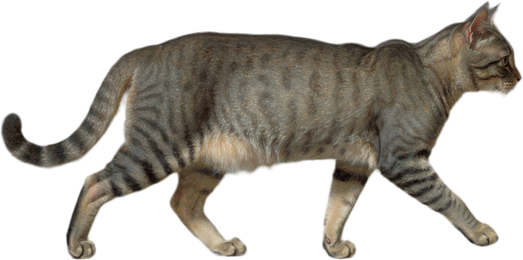
#> input picture art-src/cat_walk.png, 523 x 260 px
$ python -i build_catsheet.py   (imports and definitions only)
#> lines starting #> are read from the running program, lines starting #| are printed output that depends on the picture; after the words box and inside, x2 and y2 are one past the last pixel; in counts of white or black regions, pixels touching at a corner belong together
#!/usr/bin/env python3
"""Builds art-src/cat_walk_sheet.png from tools/src/catwalk.mp4.

The cat that crosses the planks in the bog used to be one still image slid
across the screen. This turns the image-to-video take it was made from into a
real twelve-frame walk cycle.

Four things here are not obvious and all four are the difference between a
sprite sheet and a twitching mess:

1.  KEYING. A flood fill from the border leaves the white pockets between the
    cat's legs behind, because they are enclosed. Those are found separately as
    tight-white regions that do not touch the border.
2.  EDGES. The flood fill classifies the source's own anti-aliased edge pixels
    as cat, and their colour is a blend of fur and white paper. Left opaque they
    draw a pale outline round the animal, which over a bog this dark is the
    first thing you see. So the blend is solved instead: observed = a*fur +
    (1-a)*white, with fur taken from the nearest fully-interior pixel.
3.  REGISTRATION. Every frame must share one canvas, one ground line and one
    horizontal centre, or the cat shivers. The footage also drifts right at
    2.4 px a frame; that trend is removed, because a drift that resets at the
    loop boundary is a visible shunt backwards. The residual sway is real
    animation and is kept.
4.  THE CYCLE. Twelve frames is one whole stride, chosen by scoring the loop
    seam: frame 15 to frame 26 is the run whose ends match most closely.

Run from anywhere:  python3 tools/build_catsheet.py
Needs ffmpeg, numpy, scipy and Pillow.
"""
from __future__ import annotations

import subprocess
import sys
import tempfile
from pathlib import Path

import numpy as np
from PIL import Image
from scipy import ndimage as nd

ROOT = Path(__file__).resolve().parent.parent
SOURCE = ROOT / 'tools' / 'src' / 'catwalk.mp4'
REFERENCE = ROOT / 'art-src' / 'cat_walk.png'
OUT = ROOT / 'art-src' / 'cat_walk_sheet.png'  # then: python tools/build_webp.py

SAMPLE_FPS = 8          # the take is 24 fps; every third frame is plenty
FRAMES = range(15, 27)  # one stride, ends matched -- see note 4
COLS, ROWS = 4, 3
FRAME_H = 150           # the cat is drawn 120 px tall in the bog
KEY_TOL = 34


# [6 lines left out: function extract, not called in this run]


def background(rgb: np.ndarray) -> np.ndarray:
    """Every white pixel the flood fill can reach from the border."""
    a = rgb.astype(np.int16)
    near = np.abs(a - a[0, 0].astype(np.int16)).max(axis=2) <= KEY_TOL
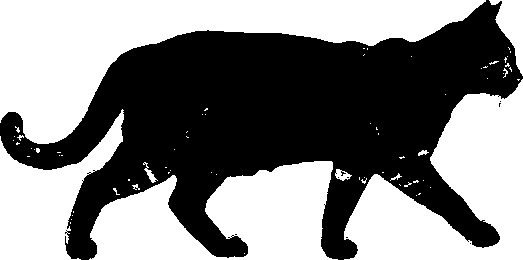
#> near: shape (260, 523) bool; 51.6% white; 8 black regions (7 under 20 px), largest, box (x1, y1, x2, y2) and area: (0, 0, 523, 260) 65856
    lab, _ = nd.label(near)
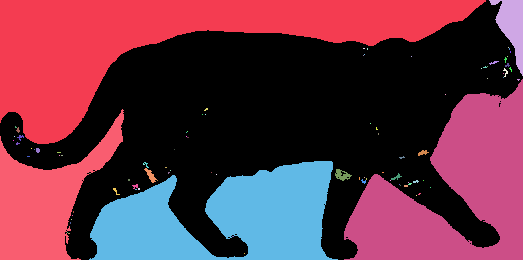
#> lab: shape (260, 523) int32; 95 distinct labels, from 0 to 94; one colour per label, 0 black
    edge = set(lab[0, :].tolist()) | set(lab[-1, :].tolist())
#> edge = 6 items
    edge |= set(lab[:, 0].tolist()) | set(lab[:, -1].tolist())
    edge.discard(0)
    return np.isin(lab, list(edge))
#> returned value: shape (260, 523) bool; 51.1% white; 6 black regions (5 under 20 px), largest, box (x1, y1, x2, y2) and area: (0, 0, 523, 260) 66445


def pockets(rgb: np.ndarray, biggest: int = 30000) -> np.ndarray:
    """Enclosed white it cannot reach: the gaps between the legs."""
#> called with biggest = 30000
    a = rgb.astype(np.int16)
    mn, mx = a.min(axis=2), a.max(axis=2)
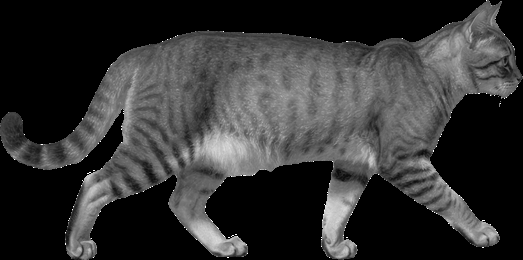
#> mx: shape (260, 523) int16; min 0, max 255, mean 51.5
    white = (mn >= 242) & ((mx - mn) <= 8)
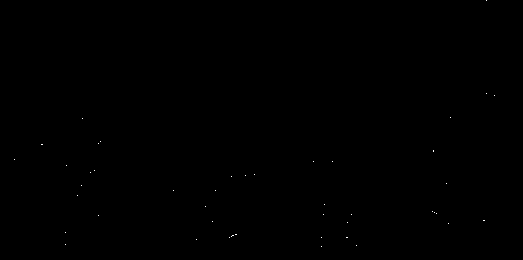
#> white: shape (260, 523) bool; 0.04% white in thin lines or dots, all inside (x1, y1, x2, y2) = (14, 0, 495, 247)
    lab, n = nd.label(white)
#> lab: shape (260, 523) int32; 47 distinct labels, from 0 to 46
#> n = 46
    edge = set(lab[0, :].tolist()) | set(lab[-1, :].tolist())
#> edge = 2 items
    edge |= set(lab[:, 0].tolist()) | set(lab[:, -1].tolist())
    sizes = nd.sum(white, lab, range(1, n + 1))
#> sizes = 46 values, max 2 at index 7, min 1 at index 0, mean 1.13
    keep = [i for i in range(1, n + 1) if i not in edge and 40 <= sizes[i - 1] <= biggest]
#> keep = []
    if not keep:
        return np.zeros_like(white)
    return nd.binary_dilation(np.isin(lab, keep), iterations=2)


def cut_out(path: Path) -> tuple[np.ndarray, np.ndarray]:
    """RGBA with solved edge alpha and no white fringe, plus the hard mask."""
    rgb = np.asarray(Image.open(path).convert('RGB'))
    bg = background(rgb) | pockets(rgb)
    mask = ~bg
    rgb_f = rgb.astype(np.float32)
    white = float(np.median(rgb_f[bg]))
#> white = 0

    core = nd.binary_erosion(mask, iterations=2)
#> core: shape (260, 523) bool; 45.9% white; 1 white region, box (x1, y1, x2, y2) and area: (2, 2, 521, 258) 62463
    idx = nd.distance_transform_edt(~core, return_distances=False, return_indices=True)
    fur = rgb_f[idx[0], idx[1]]
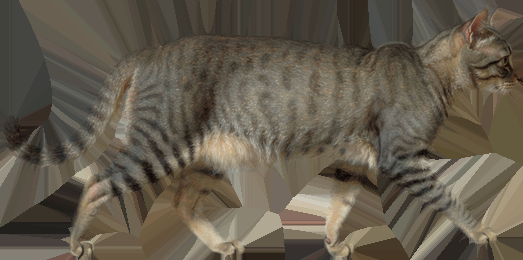
#> fur: shape (260, 523, 3) float32; mean R, G, B 99.7, 91.3, 77.2

    span = white - fur
    pick = np.abs(span).argmax(axis=2)
#> pick: shape (260, 523) int64; values 0 (black) and 1 (white), 2.3% white; 127 white regions (113 under 20 px), largest, box (x1, y1, x2, y2) and area: (368, 0, 390, 47) 766, (8, 0, 15, 116) 578, (16, 84, 82, 125) 506
    take = lambda arr: np.take_along_axis(arr, pick[..., None], axis=2)[..., 0]
    denom = np.where(np.abs(take(span)) < 6.0, np.nan, take(span))
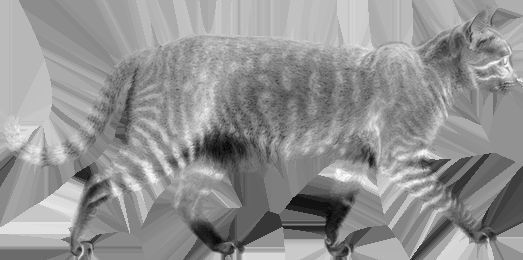
#> denom: shape (260, 523) float32; min -221, max -10, mean -99.77; drawn with min black and max white
    alpha = np.clip((white - take(rgb_f)) / denom, 0.0, 1.0)
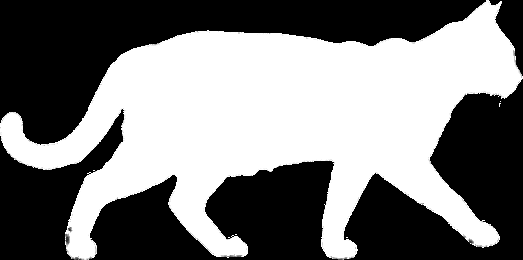
#> alpha: shape (260, 523) float32; min 0, max 1, mean 0.487
    alpha = np.where(np.isnan(alpha), mask.astype(np.float32), alpha)
    alpha[core] = 1.0
    alpha[~nd.binary_dilation(mask, iterations=1)] = 0.0
#> alpha: shape (260, 523) float32; 0.01% of pixels changed, all inside (x1, y1, x2, y2) = (66, 229, 470, 260)
    return np.dstack([fur, alpha * 255]).astype(np.uint8), mask


# [9 lines left out: function anchor_x, not called in this run]


def bbox(im: Image.Image) -> tuple[int, int, int, int]:
    ys, xs = np.nonzero(np.asarray(im)[..., 3] > 16)
    return xs.min(), ys.min(), xs.max() + 1, ys.max() + 1


# [110 lines left out: functions match_colour, paw_slide, main, not called in this run]


# [2 lines not run here, left out]

>>> result = cut_out('../art-src/cat_walk.png')

$ run again, on art-src/bridge_full.png
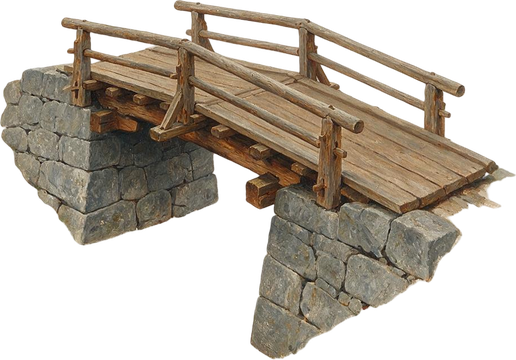
#> input picture art-src/bridge_full.png, 516 x 360 px
#> near: shape (360, 516) bool; 48.7% white; 137 white regions (123 under 20 px), largest, box (x1, y1, x2, y2) and area: (0, 126, 275, 360) 39172, (283, 177, 516, 360) 18286, (185, 0, 516, 174) 18237
#> in background, `lab, _ = nd.label(near)`:
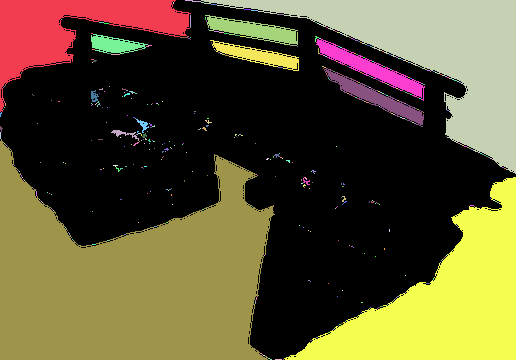
#> lab: shape (360, 516) int32; 481 distinct labels, from 0 to 480; one colour per label, 0 black
#> in background, `edge = set(lab[0, :].tolist()) | set(lab[-1, :].tolist())`: edge = 9 items
#> in background, `edge |= set(lab[:, 0].tolist()) | set(lab[:, -1].tolist())`: edge = 12 items
#> n = 314
#> in pockets, `edge = set(lab[0, :].tolist()) | set(lab[-1, :].tolist())`: edge = 1 item
#> sizes = 314 values, max 6 at index 216, min 1 at index 0, mean 1.1
#> keep = []
#> mask: shape (360, 516) bool; 55.1% white; 6 black regions (2 under 20 px), largest, box (x1, y1, x2, y2) and area: (0, 126, 275, 360) 39100, (283, 177, 516, 360) 18224, (185, 0, 516, 174) 18088, (0, 0, 191, 117) 7945
#> in cut_out, `white = float(np.median(rgb_f[bg]))`: white = 0
#> core: shape (360, 516) bool; 52.8% white; 1 black region, box (x1, y1, x2, y2) and area: (0, 0, 516, 360) 87680
#> pick: shape (360, 516) int64; 3 distinct labels, from 0 to 2
#> in cut_out, `alpha = np.where(np.isnan(alpha), mask.astype(np.float32), alpha)`:
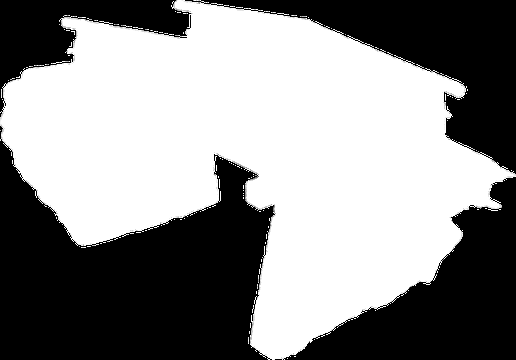
#> alpha: shape (360, 516) float32; min 0, max 1, mean 0.548

$ run again, on art-src/bridge_full_v2.png
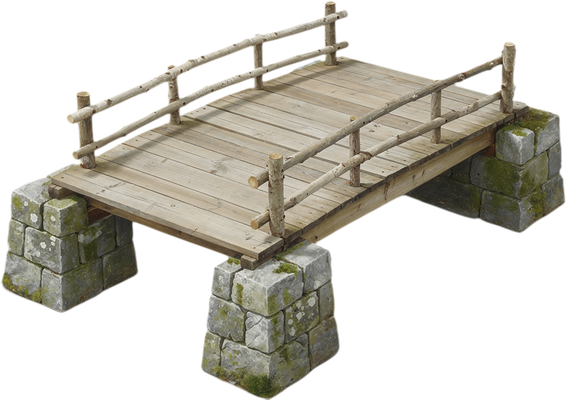
#> input picture art-src/bridge_full_v2.png, 566 x 400 px
#> near: shape (400, 566) bool; 53.9% white; 59 black regions (58 under 20 px), largest, box (x1, y1, x2, y2) and area: (0, 0, 566, 400) 104167
#> in background, `lab, _ = nd.label(near)`:
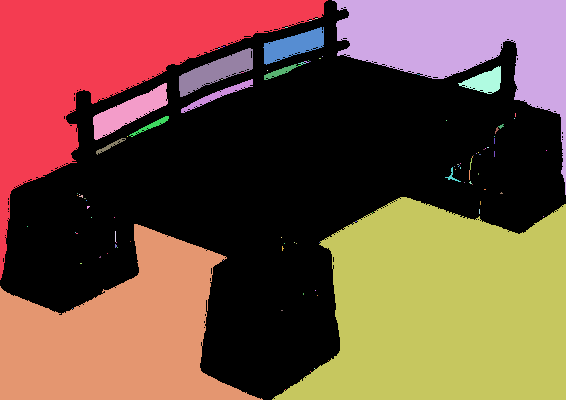
#> lab: shape (400, 566) int32; 109 distinct labels, from 0 to 108; one colour per label, 0 black
#> in background, `edge = set(lab[0, :].tolist()) | set(lab[-1, :].tolist())`: edge = 5 items
#> n = 432
#> in pockets, `edge = set(lab[0, :].tolist()) | set(lab[-1, :].tolist())`: edge = 3 items
#> sizes = 432 values, max 11 at index 406, min 1 at index 0, mean 1.34
#> keep = []
#> mask: shape (400, 566) bool; 48.9% white; 46 white regions (45 under 20 px), largest, box (x1, y1, x2, y2) and area: (0, 0, 566, 400) 110537
#> in cut_out, `white = float(np.median(rgb_f[bg]))`: white = 0
#> core: shape (400, 566) bool; 47% white; 1 white region, box (x1, y1, x2, y2) and area: (2, 2, 564, 398) 106437
#> pick: shape (400, 566) int64; 3 distinct labels, from 0 to 2
#> in cut_out, `alpha = np.where(np.isnan(alpha), mask.astype(np.float32), alpha)`:
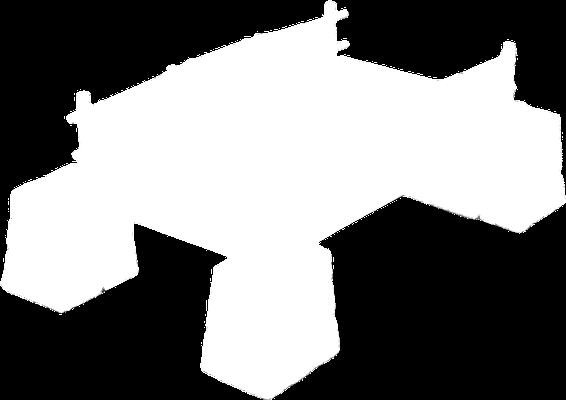
#> alpha: shape (400, 566) float32; min 0, max 1, mean 0.487

$ run again, on art-src/bridge_full_v3.png
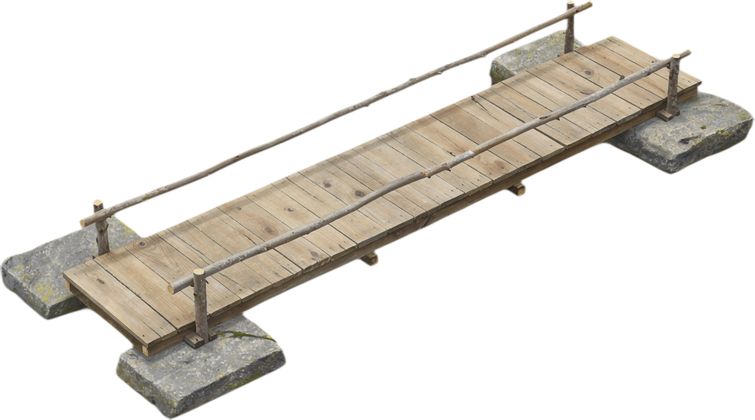
#> input picture art-src/bridge_full_v3.png, 755 x 420 px
#> near: shape (420, 755) bool; 69.5% white; 1 black region, box (x1, y1, x2, y2) and area: (0, 0, 755, 420) 96641
#> in background, `edge = set(lab[0, :].tolist()) | set(lab[-1, :].tolist())`: edge = 6 items
#> n = 405
#> in pockets, `edge = set(lab[0, :].tolist()) | set(lab[-1, :].tolist())`: edge = 3 items
#> in pockets, `edge |= set(lab[:, 0].tolist()) | set(lab[:, -1].tolist())`: edge = 5 items
#> sizes = 405 values, max 12 at index 71, min 1 at index 0, mean 1.41
#> keep = []
#> mask: shape (420, 755) bool; 34.3% white; 1 white region, box (x1, y1, x2, y2) and area: (0, 0, 755, 420) 108703
#> in cut_out, `white = float(np.median(rgb_f[bg]))`: white = 0
#> core: shape (420, 755) bool; 33.1% white; 1 white region, box (x1, y1, x2, y2) and area: (2, 2, 753, 418) 104805
#> pick: shape (420, 755) int64; 3 distinct labels, from 0 to 2
#> in cut_out, `alpha = np.where(np.isnan(alpha), mask.astype(np.float32), alpha)`:
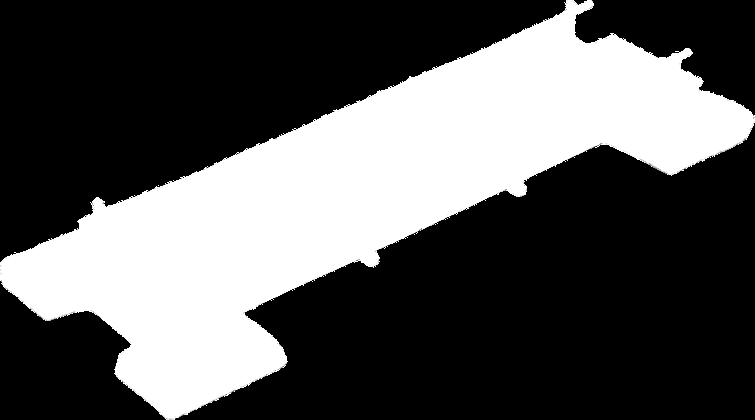
#> alpha: shape (420, 755) float32; min 0, max 1, mean 0.342
